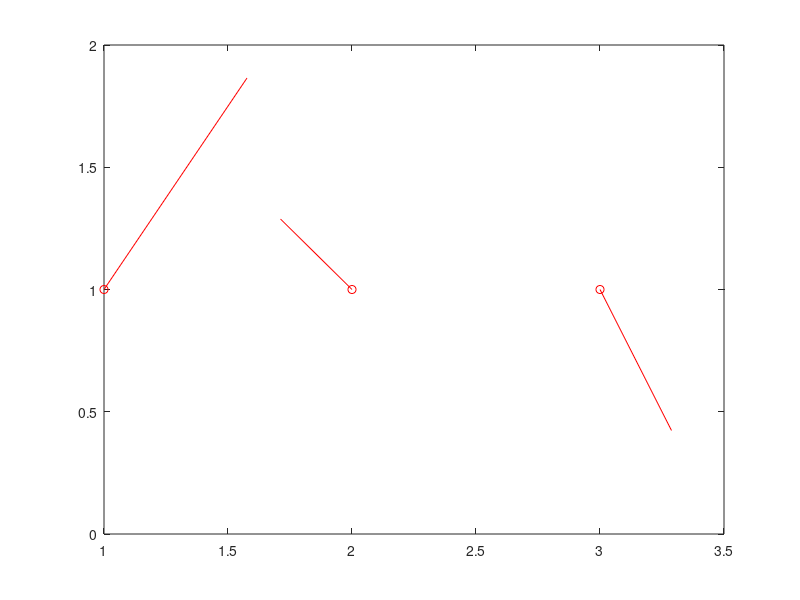

The MATLAB script that drew this image: (Note: this script raises an error after producing the figure.)
x= [1,2,3];
y=[1,1,1];
u=[2,-1,1];
v=[3,1,-2];
quiver(x,y,u,v,'ro');
xlevel('X-axis');
ylebel('Y-axis');
title('Arrow Plot with Markers using LineSpec');